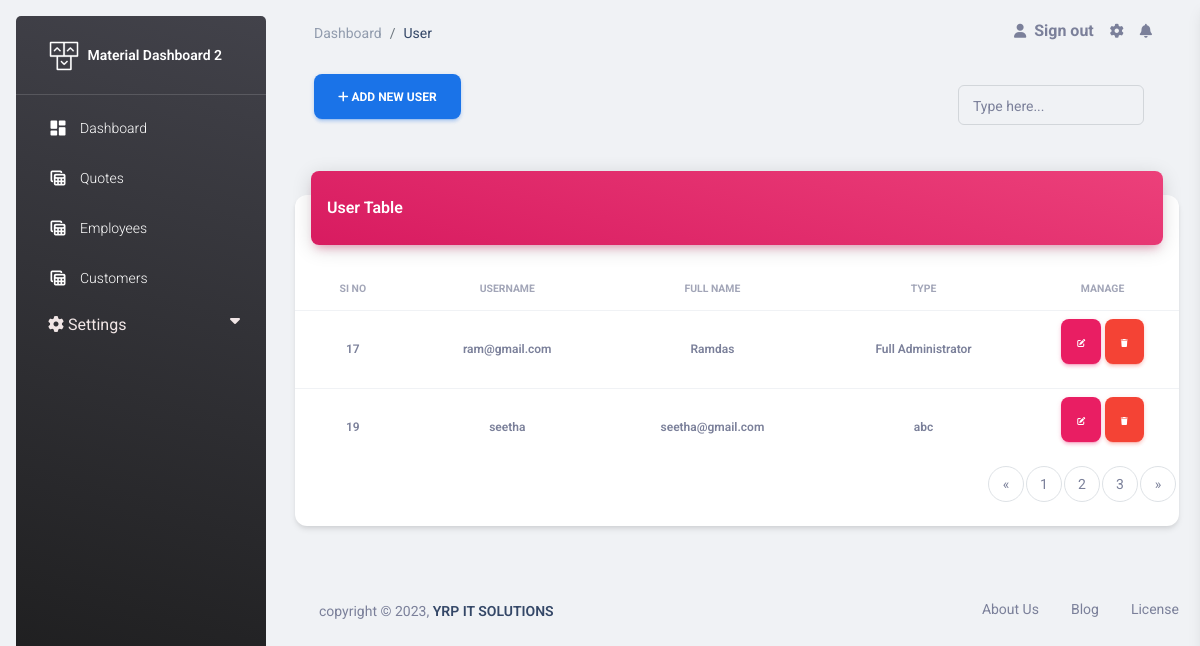
The page /pages/staff.php on the database its author committed.
### tables this page shows
CREATE TABLE `user` (
  `id` int(11) NOT NULL,
  `username` varchar(50) NOT NULL,
  `fullname` varchar(50) NOT NULL,
  `type` varchar(50) NOT NULL,
  `password` varchar(50) NOT NULL,
  `cpassword` varchar(50) NOT NULL
);

### pages/staff.php (the view, shortened to what this page needs)
<?php
include "connection.php";
?>
<!DOCTYPE html>
<html lang="en">
<head>
<link rel="stylesheet" type="text/css" href="  https://cdnjs.cloudflare.com/ajax/libs/font-awesome/6.4.0/css/all.min.css"/>
  <link href="../assets/css/nucleo-icons.css" rel="stylesheet" />
  <link href="../assets/css/nucleo-svg.css" rel="stylesheet" />
  <link id="pagestyle" href="../assets/css/material-dashboard.css?v=3.0.0" rel="stylesheet" />
  <link rel="stylesheet" href="./css/staffrom.css">
</head>
<body class="g-sidenav-show  bg-gray-200">
  <aside class="sidenav navbar navbar-vertical navbar-expand-xs border-0 border-radius-xl my-3 fixed-start ms-3   bg-gradient-dark" id="sidenav-main">
    <div class="sidenav-header">
      <a class="navbar-brand m-0" href=" https://demos.creative-tim.com/material-dashboard/pages/dashboard " target="_blank">
        <img src="../assets/img/logo-ct.png" class="navbar-brand-img h-100" alt="main_logo">
        <span class="ms-1 font-weight-bold text-white">Material Dashboard 2</span>
      </a>
    </div>
    <hr class="horizontal light mt-0 mb-2">
    <div class="collapse navbar-collapse  w-auto  max-height-vh-100" id="sidenav-collapse-main">
      <ul class="navbar-nav">
        <li class="nav-item">
          <a class="nav-link text-white " href="../pages/dashboard.php">
            <div class="text-white text-center me-2 d-flex align-items-center justify-content-center">
              <i class="material-icons opacity-10">dashboard</i>
            </div>
            <span class="nav-link-text ms-1">Dashboard</span>
          </a>
        </li>
        <li class="nav-item">
          <a class="nav-link text-white" href="../pages/tables.php">
            <div class="text-white text-center me-2 d-flex align-items-center justify-content-center">
              <i class="material-icons opacity-10">table_view</i>
            </div>
            <span class="nav-link-text ms-1">Quotes</span>
          </a>
        </li>
        <li class="nav-item">
          <a class="nav-link text-white" href="../pages/employees.php">
            <div class="text-white text-center me-2 d-flex align-items-center justify-content-center">
              <i class="material-icons opacity-10">table_view</i>
            </div>
            <span class="nav-link-text ms-1">Employees</span>
          </a>
        </li>
        <li class="nav-item">
            <a class="nav-link text-white" href="../pages/customers.php">
              <div class="text-white text-center me-2 d-flex align-items-center justify-content-center">
                <i class="material-icons opacity-10">table_view</i>
              </div>
              <span class="nav-link-text ms-1">Customers</span>
            </a>
          </li>
          <link rel="stylesheet" href="./css/sidebar.css">
          <div class="droupdown">
            <div class="sidenav text-white">
              <button class="dropdown-btn">
                <i class="fa-solid fa-gear"></i>
                Settings
                <i class="fa fa-caret-down"></i>
              </button>
            </div>
          </div>
      </ul>
    </div>
  </aside>
  <main class="main-content position-relative max-height-vh-100 h-100 border-radius-lg ">
    <nav class="navbar navbar-main navbar-expand-lg px-0 mx-4 shadow-none border-radius-xl" id="navbarBlur" navbar-scroll="true">
      <div class="container-fluid py-1 px-3">
        <nav aria-label="breadcrumb">
          <ol class="breadcrumb bg-transparent mb-0 pb-0 pt-1 px-0 me-sm-6 me-5">
            <li class="breadcrumb-item text-sm"><a class="opacity-5 text-dark" href="dashboard.php">Dashboard</a></li>
            <li class="breadcrumb-item text-sm text-dark " aria-current="page">User</li>
          </ol>
        </nav>
        <div class="collapse navbar-collapse mt-sm-0 mt-2 me-md-0 me-sm-4" id="navbar">
          <ul class="navbar-nav  justify-content-end">
            <li class="nav-item d-flex align-items-center">
              <a href="javascript:;" class="nav-link text-body font-weight-bold px-0" href="../pages/login.html">
                <i class="fa fa-user me-sm-1"></i>
                <a href="../pages/login.php" class="sign-in"> &nbsp;<span class="d-sm-inline d-none">Sign out</span></a>
              </a>
            </li>
            <li class="nav-item px-3 d-flex align-items-center">
              <a href="javascript:;" class="nav-link text-body p-0">
                <i class="fa fa-cog fixed-plugin-button-nav cursor-pointer"></i>
              </a>
            </li>
            <li class="nav-item dropdown pe-2 d-flex align-items-center">
              <a href="javascript:;" class="nav-link text-body p-0" id="dropdownMenuButton" data-bs-toggle="dropdown" aria-expanded="false">
                <i class="fa fa-bell cursor-pointer"></i>
              </a>
            </li>
          </ul>
        </div>
      </div>
    </nav>
    <nav class="navbar navbar-main navbar-expand-lg px-0 mx-4 shadow-none border-radius-xl" id="navbarBlur" navbar-scroll="true">
      <div class="container-fluid btnimp py-1 px-3 ">
        <a class="hrefence" href="../pages/addstaff.php">
          <button type="button" class="btn btn-info btn-w btn-add">
          <i class="fa-solid fa-plus icn">
          </i> <span class="text">Add New User</span></button></a>
          <div class="ms-md-auto pe-md-3 d-flex align-items-center search_bar">
            <div class="collapse navbar-collapse mt-sm-0 mt-2 me-md-0 me-sm-4" id="navbar">
                  <div class="input-group input-group-outline">
                    <label class="form-label">Type here...</label>
                    <input type="text" class="form-control" onfocus="focused(this)" onfocusout="defocused(this)">
                  </div>
                </div>
              </div>
      </div>
    </nav>
    <div class="container-fluid py-4">
      <div class="row">
        <div class="col-12">
          <div class="card my-4">
            <div class="card-header p-0 position-relative mt-n4 mx-3 z-index-2">
              <div class="bg-gradient-primary shadow-primary border-radius-lg pt-4 pb-3">
                <h6 class="text-white text-capitalize ps-3">User Table</h6>
              </div>
            </div>
            <div class="card-body px-0 pb-2">
              <div class="table-responsive p-0">
                <table class="table align-items-center mb-0">
                  <thead>
                    <tr>
                      <th class="text-center text-uppercase text-secondary text-xxs font-weight-bolder opacity-7 ">SI No</th>
                      <th class="text-center text-uppercase text-secondary text-xxs font-weight-bolder opacity-7 ">Username</th>
                      <th class="text-center text-uppercase text-secondary text-xxs font-weight-bolder opacity-7">Full Name</th>
                      <th class="text-center text-uppercase text-secondary text-xxs font-weight-bolder opacity-7">Type</th>
                      <th class="text-center text-uppercase text-secondary text-xxs font-weight-bolder opacity-7">Manage</th>
                    </tr>
                  </thead>
                  <tbody>
                    <?php
                    $sql = "SELECT * FROM `user`";
                    $result = mysqli_query($con,$sql);
                    if($result){
                      while($row =mysqli_fetch_assoc($result)){
                        $id = $row['id'];
                        $username = $row['username'];
                        $fullname = $row['fullname'];
                        $type = $row['type'];
                        echo '
                        <tr class="table-hover" id="myTable">
                        <td class="align-middle text-center text-sm">
                          <p class="text-xs font-weight-bold mb-0">'.$id.'</p>
                        </td>
                        <td class="align-middle text-center text-sm">
                          <p class="text-xs font-weight-bold mb-0">'. $username .'</p>
                        </td>
                        <td class="align-middle text-center text-sm">
                          <p class="text-xs font-weight-bold mb-0">'. $fullname.'</p>
                        </td>
                        <td class="align-middle text-center text-sm">
                          <p class="text-xs font-weight-bold mb-0">'.$type.'</p>
                        </td>
                        <td class="align-middle text-center text-sm">
                          <div class="btn-holder">
                            <a class="reficon" href="editstaff.php?editid='.$id.'"><button type="button" class="btn btn-primary btn-sm btn-m2"><i class="fa-solid fa-pen-to-square"></i></button></a>
                         <a href="deletestaff.php?deleteid='.$id.'"> <button type="button" class="btn btn-danger btn-sm btn-m2"><i class="fa-solid fa-trash"></i></button></a>
                          </div>
                        </td>
                      </tr>
                        ';
                      }
                    }
                    ?>
                  </tbody>
                </table>
                <nav aria-label="Page navigation example">
                    <ul class="pagination justify-content-end">
                    <li class="page-item">
                      <a class="page-link" href="#" aria-label="Previous">
                        <span aria-hidden="true">&laquo;</span>
                      </a>
                    </li>
                    <li class="page-item"><a class="page-link" href="#">1</a></li>
                    <li class="page-item"><a class="page-link" href="#">2</a></li>
                    <li class="page-item"><a class="page-link" href="#">3</a></li>
                    <li class="page-item">
                      <a class="page-link" href="#" aria-label="Next">
                        <span aria-hidden="true">&raquo;</span>
                      </a>
                    </li>
                  </ul>
                </nav>
              </div>
            </div>
          </div>
        </div>
      </div>
    </div>
    <footer class="footer py-4  ">
      <div class="container-fluid">
        <div class="row align-items-center justify-content-lg-between">
          <div class="col-lg-6 mb-lg-0 mb-4">
           <div class="container copy-right-container">
            <div class="copyright text-center text-sm text-muted text-lg-start">
              copyright ©
              ,
              <a href="https://yrpitsolutions.com/" class="font-weight-bold  texthovercolor" target="_blank">YRP IT SOLUTIONS</a>
            </div>
           </div>
          </div>
          <div class="col-lg-6">
            <ul class="nav nav-footer justify-content-center justify-content-lg-end">
              <li class="nav-item">
                <a href="#" class="nav-link text-muted" target="_blank">About
                  Us</a>
              </li>
              <li class="nav-item">
                <a href="#" class="nav-link text-muted" target="_blank">Blog</a>
              </li>
              <li class="nav-item">
                <a href="#" class="nav-link pe-0 text-muted" target="_blank">License</a>
              </li>
            </ul>
          </div>
        </div>
      </div>
    </footer>
  </main>
</body>
</html>

### pages/css/staffrom.css (style rules this page uses)
.hrefence { color: white; }
p { padding: 0px 10px 0px 10px; }
.reficon { color: #fff; }
.row { margin-right: -15px; margin-left: -15px }

### pages/css/sidebar.css (style rules this page uses)
.droupdown .sidenav a, .dropdown-btn { padding: 6px 8px 6px 16px; text-decoration: none; color: #f1e6e6; display: block; border: none; background: none; width: 100%; text-align: left; cursor: pointer; outline: none; }
.droupdown { display: flex; justify-content: center; width: 100%; overflow: hidden; }
.sidenav { width: 230px; border-radius: 5px; }
button { height: 45px; }
.dropdown-btn { padding-left: 22px; }
.fa-caret-down { float: right; padding-right: 8px; }

### rows shown on the page
user: id "17", username "ram@gmail.com", fullname "Ramdas", type "Full Administrator"
user: id "19", username "seetha", fullname "seetha@gmail.com", type "abc"
